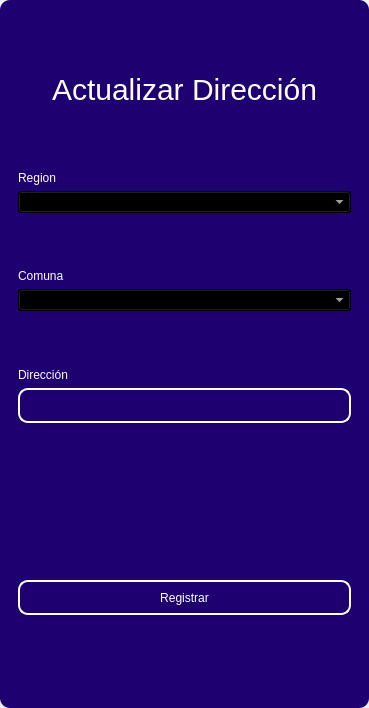
<?xml version="1.0" encoding="UTF-8"?>
<ui version="4.0">
 <class>MainWindow</class>
 <widget class="QMainWindow" name="MainWindow">
  <property name="geometry">
   <rect>
    <x>0</x>
    <y>0</y>
    <width>369</width>
    <height>708</height>
   </rect>
  </property>
  <property name="windowTitle">
   <string>MainWindow</string>
  </property>
  <property name="styleSheet">
   <string notr="true"/>
  </property>
  <widget class="QWidget" name="centralwidget">
   <property name="styleSheet">
    <string notr="true"/>
   </property>
   <layout class="QVBoxLayout" name="verticalLayout">
    <property name="spacing">
     <number>0</number>
    </property>
    <property name="leftMargin">
     <number>0</number>
    </property>
    <property name="topMargin">
     <number>0</number>
    </property>
    <property name="rightMargin">
     <number>0</number>
    </property>
    <property name="bottomMargin">
     <number>0</number>
    </property>
    <item>
     <widget class="QFrame" name="frame">
      <property name="enabled">
       <bool>true</bool>
      </property>
      <property name="styleSheet">
       <string notr="true">QFrame {
	border-radius:10px;
	background-color:#1E0070;
 }
</string>
      </property>
      <property name="frameShape">
       <enum>QFrame::StyledPanel</enum>
      </property>
      <property name="frameShadow">
       <enum>QFrame::Raised</enum>
      </property>
      <layout class="QVBoxLayout" name="verticalLayout_2">
       <item>
        <widget class="QFrame" name="frame_superior">
         <property name="minimumSize">
          <size>
           <width>0</width>
           <height>40</height>
          </size>
         </property>
         <property name="maximumSize">
          <size>
           <width>16777215</width>
           <height>40</height>
          </size>
         </property>
         <property name="styleSheet">
          <string notr="true">QPushButton{
border-radius:18px;
}

QPushButton:hover{
	background-color: rgb(0, 0, 0);
}
</string>
         </property>
         <property name="frameShape">
          <enum>QFrame::StyledPanel</enum>
         </property>
         <property name="frameShadow">
          <enum>QFrame::Raised</enum>
         </property>
         <layout class="QHBoxLayout" name="horizontalLayout_3">
          <property name="spacing">
           <number>4</number>
          </property>
          <property name="leftMargin">
           <number>0</number>
          </property>
          <property name="topMargin">
           <number>0</number>
          </property>
          <property name="rightMargin">
           <number>0</number>
          </property>
          <property name="bottomMargin">
           <number>0</number>
          </property>
          <item>
           <widget class="QPushButton" name="btn_icon">
            <property name="text">
             <string/>
            </property>
            <property name="iconSize">
             <size>
              <width>40</width>
              <height>40</height>
             </size>
            </property>
           </widget>
          </item>
          <item>
           <spacer name="horizontalSpacer_2">
            <property name="orientation">
             <enum>Qt::Horizontal</enum>
            </property>
            <property name="sizeHint" stdset="0">
             <size>
              <width>443</width>
              <height>20</height>
             </size>
            </property>
           </spacer>
          </item>
          <item>
           <widget class="QPushButton" name="bt_minimizar">
            <property name="minimumSize">
             <size>
              <width>38</width>
              <height>38</height>
             </size>
            </property>
            <property name="maximumSize">
             <size>
              <width>38</width>
              <height>38</height>
             </size>
            </property>
            <property name="cursor">
             <cursorShape>PointingHandCursor</cursorShape>
            </property>
            <property name="text">
             <string/>
            </property>
            <property name="icon">
             <iconset>
              <normaloff>image/minus.svg</normaloff>image/minus.svg</iconset>
            </property>
            <property name="iconSize">
             <size>
              <width>38</width>
              <height>38</height>
             </size>
            </property>
           </widget>
          </item>
          <item>
           <widget class="QPushButton" name="bt_maximizar">
            <property name="minimumSize">
             <size>
              <width>38</width>
              <height>38</height>
             </size>
            </property>
            <property name="maximumSize">
             <size>
              <width>38</width>
              <height>38</height>
             </size>
            </property>
            <property name="cursor">
             <cursorShape>PointingHandCursor</cursorShape>
            </property>
            <property name="text">
             <string/>
            </property>
            <property name="icon">
             <iconset>
              <normaloff>image/chevron-up.svg</normaloff>image/chevron-up.svg</iconset>
            </property>
            <property name="iconSize">
             <size>
              <width>38</width>
              <height>38</height>
             </size>
            </property>
           </widget>
          </item>
          <item>
           <widget class="QPushButton" name="bt_restaurar">
            <property name="minimumSize">
             <size>
              <width>38</width>
              <height>38</height>
             </size>
            </property>
            <property name="maximumSize">
             <size>
              <width>38</width>
              <height>38</height>
             </size>
            </property>
            <property name="cursor">
             <cursorShape>PointingHandCursor</cursorShape>
            </property>
            <property name="text">
             <string/>
            </property>
            <property name="icon">
             <iconset>
              <normaloff>image/chevron-down.svg</normaloff>image/chevron-down.svg</iconset>
            </property>
            <property name="iconSize">
             <size>
              <width>38</width>
              <height>38</height>
             </size>
            </property>
           </widget>
          </item>
          <item>
           <widget class="QPushButton" name="bt_cerrar">
            <property name="minimumSize">
             <size>
              <width>38</width>
              <height>38</height>
             </size>
            </property>
            <property name="maximumSize">
             <size>
              <width>38</width>
              <height>38</height>
             </size>
            </property>
            <property name="cursor">
             <cursorShape>PointingHandCursor</cursorShape>
            </property>
            <property name="text">
             <string/>
            </property>
            <property name="icon">
             <iconset>
              <normaloff>image/x.svg</normaloff>image/x.svg</iconset>
            </property>
            <property name="iconSize">
             <size>
              <width>38</width>
              <height>38</height>
             </size>
            </property>
           </widget>
          </item>
         </layout>
        </widget>
       </item>
       <item>
        <widget class="QFrame" name="frame_3">
         <property name="styleSheet">
          <string notr="true">QLabel {
	color: rgb(255, 255, 254);
	font: 12pt &quot;Arial&quot;;
	background-color: rgba(0, 0, 0,0);
}

QTextEdit{
background-color: rgba(0, 0, 0,0);
border-radius:10px; 
font: 12pt &quot;Arial&quot;;
color: rgb(255, 255, 254);
border: 2px solid  rgb(255, 255, 255);

}

QTextEdit:hover{
background-color: rgba(0, 0, 0,0);
border-radius:10px; 
font: 12pt &quot;Arial&quot;;
border: 2px solid  rgb(120, 0, 171);
}

QTextEdit:focus{
background-color: rgb(0, 0, 0);
border-radius:10px; 
font: 12pt &quot;Arial&quot;;
border: 2px solid rgb(120, 0, 171);
}

QLineEdit{
background-color: rgba(0, 0, 0,0);
border-radius:10px; 
font: 12pt &quot;Arial&quot;;
color: rgb(255, 255, 254);
border: 2px solid  rgb(255, 255, 255);

}

QLineEdit:hover{
background-color: rgba(0, 0, 0,0);
border-radius:10px; 
font: 12pt &quot;Arial&quot;;
border: 2px solid  rgb(120, 0, 171);
}

QLineEdit:focus{
background-color: rgb(0, 0, 0);
border-radius:10px; 
font: 12pt &quot;Arial&quot;;
border: 2px solid rgb(120, 0, 171);
}

QCheckBox{
	font: 12pt &quot;Arial&quot;;
	color: rgb(255, 255, 255);
}

QCheckBox::indicator {
    width: 18px;
    height:18px;
}

QCheckBox::indicator:unchecked {
   background-image: url(image/square.svg);
}

QCheckBox::indicator:checked {
   background-image: url(image/check-square.svg);
}

QPushButton{
border-radius:10px; 
font: 12pt &quot;Arial&quot;;
color: rgb(255, 255, 254);
border: 2px solid #ffffff;
}

QPushButton:hover{
border-radius:10px; 
font: 12pt &quot;Arial&quot;;
color: rgb(255, 255, 255);
border: 2px solid rgb(120, 0, 171);
	background-color: rgb(120, 0, 171);
}
</string>
         </property>
         <property name="frameShape">
          <enum>QFrame::StyledPanel</enum>
         </property>
         <property name="frameShadow">
          <enum>QFrame::Raised</enum>
         </property>
         <layout class="QHBoxLayout" name="horizontalLayout_4">
          <item>
           <layout class="QVBoxLayout" name="verticalLayout_4">
            <item>
             <widget class="QLabel" name="label_3">
              <property name="minimumSize">
               <size>
                <width>100</width>
                <height>50</height>
               </size>
              </property>
              <property name="styleSheet">
               <string notr="true">font-size: 30px;
color: rgb(255, 255, 255);</string>
              </property>
              <property name="text">
               <string>Actualizar Dirección</string>
              </property>
              <property name="alignment">
               <set>Qt::AlignCenter</set>
              </property>
             </widget>
            </item>
            <item>
             <spacer name="verticalSpacer_4">
              <property name="orientation">
               <enum>Qt::Vertical</enum>
              </property>
              <property name="sizeHint" stdset="0">
               <size>
                <width>20</width>
                <height>40</height>
               </size>
              </property>
             </spacer>
            </item>
            <item>
             <widget class="QLabel" name="label_4">
              <property name="text">
               <string>Region</string>
              </property>
             </widget>
            </item>
            <item>
             <widget class="QComboBox" name="region_combobox">
              <property name="styleSheet">
               <string notr="true">background-color: rgb(0, 0, 0);
color: rgb(255, 255, 255);</string>
              </property>
             </widget>
            </item>
            <item>
             <spacer name="verticalSpacer">
              <property name="orientation">
               <enum>Qt::Vertical</enum>
              </property>
              <property name="sizeHint" stdset="0">
               <size>
                <width>20</width>
                <height>40</height>
               </size>
              </property>
             </spacer>
            </item>
            <item>
             <widget class="QLabel" name="label_8">
              <property name="text">
               <string>Comuna</string>
              </property>
             </widget>
            </item>
            <item>
             <widget class="QComboBox" name="commune_combobox">
              <property name="styleSheet">
               <string notr="true">background-color: rgb(0, 0, 0);
color: rgb(255, 255, 255);</string>
              </property>
             </widget>
            </item>
            <item>
             <spacer name="verticalSpacer_5">
              <property name="orientation">
               <enum>Qt::Vertical</enum>
              </property>
              <property name="sizeHint" stdset="0">
               <size>
                <width>20</width>
                <height>40</height>
               </size>
              </property>
             </spacer>
            </item>
            <item>
             <widget class="QLabel" name="label_5">
              <property name="text">
               <string>Dirección</string>
              </property>
             </widget>
            </item>
            <item>
             <widget class="QLineEdit" name="descriptiontxt">
              <property name="minimumSize">
               <size>
                <width>0</width>
                <height>35</height>
               </size>
              </property>
              <property name="maximumSize">
               <size>
                <width>16777215</width>
                <height>16777215</height>
               </size>
              </property>
              <property name="echoMode">
               <enum>QLineEdit::Normal</enum>
              </property>
             </widget>
            </item>
            <item>
             <spacer name="verticalSpacer_6">
              <property name="orientation">
               <enum>Qt::Vertical</enum>
              </property>
              <property name="sizeHint" stdset="0">
               <size>
                <width>20</width>
                <height>40</height>
               </size>
              </property>
             </spacer>
            </item>
            <item>
             <spacer name="verticalSpacer_9">
              <property name="orientation">
               <enum>Qt::Vertical</enum>
              </property>
              <property name="sizeHint" stdset="0">
               <size>
                <width>20</width>
                <height>50</height>
               </size>
              </property>
             </spacer>
            </item>
            <item>
             <spacer name="verticalSpacer_3">
              <property name="orientation">
               <enum>Qt::Vertical</enum>
              </property>
              <property name="sizeHint" stdset="0">
               <size>
                <width>20</width>
                <height>40</height>
               </size>
              </property>
             </spacer>
            </item>
            <item>
             <widget class="QPushButton" name="btn_update">
              <property name="minimumSize">
               <size>
                <width>0</width>
                <height>35</height>
               </size>
              </property>
              <property name="cursor">
               <cursorShape>PointingHandCursor</cursorShape>
              </property>
              <property name="text">
               <string>Registrar</string>
              </property>
             </widget>
            </item>
            <item>
             <spacer name="verticalSpacer_7">
              <property name="orientation">
               <enum>Qt::Vertical</enum>
              </property>
              <property name="sizeHint" stdset="0">
               <size>
                <width>20</width>
                <height>40</height>
               </size>
              </property>
             </spacer>
            </item>
            <item>
             <widget class="QFrame" name="frame_4">
              <property name="maximumSize">
               <size>
                <width>400</width>
                <height>600</height>
               </size>
              </property>
              <property name="styleSheet">
               <string notr="true">QLabel {
	color: rgb(255, 255, 254);
	font: 12pt &quot;Arial&quot;;
	background-color: rgba(0, 0, 0,0);
}

QTextEdit{
background-color: rgba(0, 0, 0,0);
border-radius:10px; 
font: 12pt &quot;Arial&quot;;
color: rgb(255, 255, 254);
border: 2px solid  rgb(255, 255, 255);

}

QTextEdit:hover{
background-color: rgba(0, 0, 0,0);
border-radius:10px; 
font: 12pt &quot;Arial&quot;;
border: 2px solid  rgb(120, 0, 171);
}

QTextEdit:focus{
background-color: rgb(0, 0, 0);
border-radius:10px; 
font: 12pt &quot;Arial&quot;;
border: 2px solid rgb(120, 0, 171);
}

QLineEdit{
background-color: rgba(0, 0, 0,0);
border-radius:10px; 
font: 12pt &quot;Arial&quot;;
color: rgb(255, 255, 254);
border: 2px solid  rgb(255, 255, 255);

}

QLineEdit:hover{
background-color: rgba(0, 0, 0,0);
border-radius:10px; 
font: 12pt &quot;Arial&quot;;
border: 2px solid  rgb(120, 0, 171);
}

QLineEdit:focus{
background-color: rgb(0, 0, 0);
border-radius:10px; 
font: 12pt &quot;Arial&quot;;
border: 2px solid rgb(120, 0, 171);
}

QCheckBox{
	font: 12pt &quot;Arial&quot;;
	color: rgb(255, 255, 255);
}

QCheckBox::indicator {
    width: 18px;
    height:18px;
}

QCheckBox::indicator:unchecked {
   background-image: url(image/square.svg);
}

QCheckBox::indicator:checked {
   background-image: url(image/check-square.svg);
}

QPushButton{
border-radius:10px; 
font: 12pt &quot;Arial&quot;;
color: rgb(255, 255, 254);
border: 2px solid #ffffff;
}

QPushButton:hover{
border-radius:10px; 
font: 12pt &quot;Arial&quot;;
color: rgb(255, 255, 255);
border: 2px solid rgb(120, 0, 171);
	background-color: rgb(120, 0, 171);
}
</string>
              </property>
              <property name="frameShape">
               <enum>QFrame::StyledPanel</enum>
              </property>
              <property name="frameShadow">
               <enum>QFrame::Raised</enum>
              </property>
              <layout class="QVBoxLayout" name="verticalLayout_3"/>
             </widget>
            </item>
           </layout>
          </item>
         </layout>
        </widget>
       </item>
      </layout>
     </widget>
    </item>
   </layout>
  </widget>
 </widget>
 <resources/>
 <connections/>
</ui>
